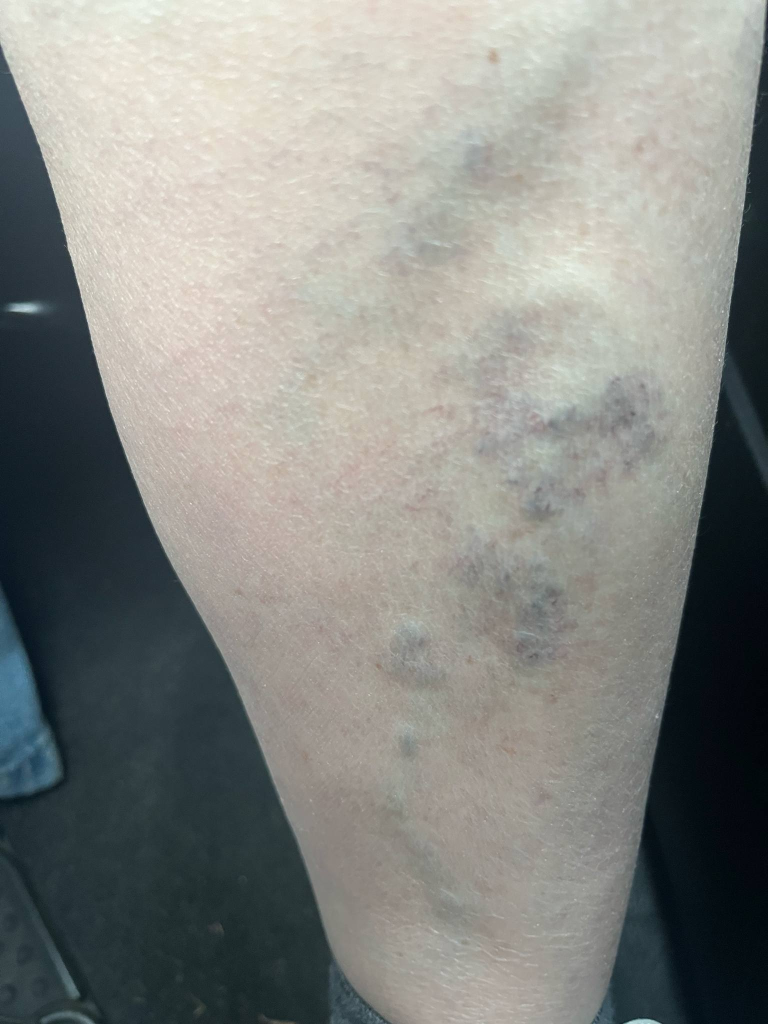
#> input picture models/test_img.jpg, 1536 x 2048 px, found by its file name (shown at 1/2 size); its folder holds 3 pictures in this run
$ python segment_leg.py
#> lines starting #> are read from the running program, lines starting #| are printed output that depends on the picture; after the words box and inside, x2 and y2 are one past the last pixel; in counts of white or black regions, pixels touching at a corner belong together
import cv2
import numpy as np
from PIL import Image
import os
import matplotlib.pyplot as plt

def segment_leg(image_path, output_path=None, visualize_seeds=True):
    """
    Leg segmentation using multiple seed points for flood fill to preserve CVI symptoms.

    Args:
        image_path: Path to the input image
        output_path: Path to save the processed image (if None, returns the image without saving)
        visualize_seeds: Whether to visualize and save the seed points

    Returns:
        PIL Image object with the processed leg
    """
#> called with image_path = 'models/test_img.jpg', output_path = 'models/test_img_segmented.jpg', visualize_seeds = True
    # Read the image
    img = cv2.imread(image_path)
#> img is the input picture: shape (2048, 1536, 3); mean B, G, R 132.6, 136.9, 135.2
    if img is None:
        raise ValueError(f"Could not read image at {image_path}")

    # Convert to RGB for processing and display
    img_rgb = cv2.cvtColor(img, cv2.COLOR_BGR2RGB)

    # Create a copy for flood filling
    h, w = img.shape[:2]
#> h = 2048; w = 1536

    # Convert to HSV for better skin detection
    img_hsv = cv2.cvtColor(img, cv2.COLOR_BGR2HSV)
#> img_hsv: shape (2048, 1536, 3); mean H, S, V 49.1, 45.8, 141.4

    # Define a range for typical skin color in HSV
    # These values cover a range of light skin tones
    lower_skin = np.array([0, 20, 70], dtype=np.uint8)
    upper_skin = np.array([20, 150, 255], dtype=np.uint8)

    # Create a binary mask for skin color
    skin_mask = cv2.inRange(img_hsv, lower_skin, upper_skin)
#> skin_mask: shape (2048, 1536); 23.9% white; 432 white regions (287 under 20 px), largest, box (x1, y1, x2, y2) and area: (160, 64, 1072, 2048) 616068, (832, 1392, 1121, 1728) 51290, (623, 0, 975, 144) 25064

    # Apply morphological operations to clean up the mask
    kernel = np.ones((5, 5), np.uint8)
    skin_mask = cv2.morphologyEx(skin_mask, cv2.MORPH_OPEN, kernel)
#> skin_mask: shape (2048, 1536); 23.4% white; 112 white regions, largest, box (x1, y1, x2, y2) and area: (160, 136, 984, 1983) 573918, (832, 1392, 1120, 1728) 50751, (624, 0, 975, 144) 24617
    skin_mask = cv2.morphologyEx(skin_mask, cv2.MORPH_CLOSE, kernel)
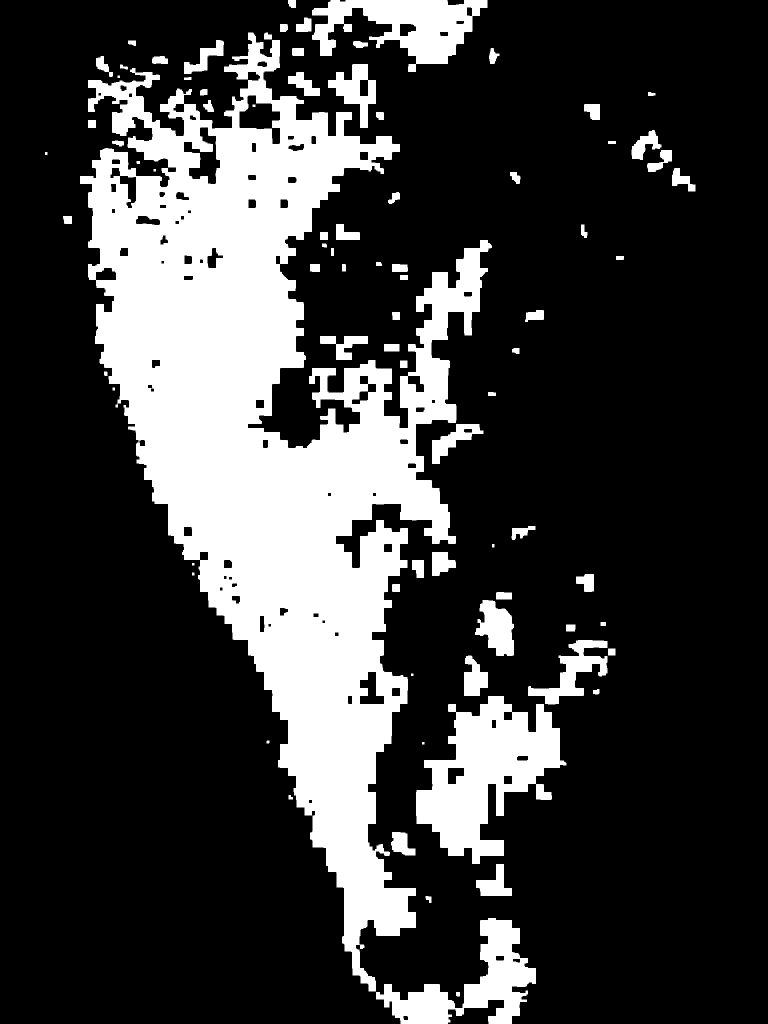
#> skin_mask: shape (2048, 1536) (shown at 1/2 size); 23.6% white; 83 white regions, largest, box (x1, y1, x2, y2) and area: (160, 65, 984, 1983) 586010, (832, 1392, 1133, 1728) 51136, (752, 1836, 1072, 2048) 25173

    # Create a copy of the image for flood fill
    flood_img = np.zeros_like(img)

    # Create a mask for flood fill
    ff_mask = np.zeros((h+2, w+2), np.uint8)

    # Define flood fill parameters
    flood_fill_flags = 4  # 4-connected neighborhood
    flood_fill_flags |= cv2.FLOODFILL_FIXED_RANGE
    flood_fill_flags |= (255 << 8)  # Fill with white

    # Find all skin pixels to use as seed points
    y_indices, x_indices = np.where(skin_mask > 0)

    # If no skin pixels found, use fallback method
    if len(y_indices) == 0:
        print("No skin pixels detected, using fallback method")
        return background_flood_fill(img, output_path)

    # Sample seed points (use a subset to avoid too many flood fills)
    num_seeds = min(50, len(y_indices))
#> num_seeds = 50
    step = len(y_indices) // num_seeds
#> step = 14851

    print(f"Using {num_seeds} seed points for flood fill")
#| Using 50 seed points for flood fill

    # Create a copy of the original image to visualize seed points
    seed_visualization = img_rgb.copy()
    seed_points = []

    # Use each seed point for flood fill
    for i in range(0, len(y_indices), step):
        if i >= len(y_indices):
            break

        y, x = y_indices[i], x_indices[i]
        seed_points.append((x, y))

        # Skip if this pixel has already been filled
        if flood_img[y, x, 0] == 255:
            continue

        # Get the color at this seed point
        seed_color = img[y, x].tolist()

        # Create a temporary image for this flood fill
        temp_img = img.copy()

        # Flood fill from this seed point
        cv2.floodFill(temp_img, ff_mask.copy(), (x, y), (255, 255, 255),
                     (15, 15, 15), (15, 15, 15), flood_fill_flags)

        # Convert to grayscale
        temp_gray = cv2.cvtColor(temp_img, cv2.COLOR_BGR2GRAY)

        # Threshold to get binary mask
        _, temp_mask = cv2.threshold(temp_gray, 254, 255, cv2.THRESH_BINARY)

        # Add this flood fill result to the combined result
        flood_img = cv2.bitwise_or(flood_img, cv2.cvtColor(temp_mask, cv2.COLOR_GRAY2BGR))
#> this loop made 51 passes
#> (i, y, x) on passes 2, 4, 5, 6, 8, 9, 10, 11, 12, 13, 14, 15: (14851, 53, 603), (44553, 186, 414), (59404, 240, 604), (74255, 282, 404), (103957, 340, 561), (118808, 373, 670), (133659, 406, 262), (148510, 440, 595), (163361, 473, 343), (178212, 508, 303), (193063, 543, 178), (207914, 575, 438)
#> (i, y, x, seed_color) on passes 3, 7, 19, 24, 26, 33: (29702, 116, 981, [154, 169, 185]), (89106, 309, 779, [187, 197, 204]), (267318, 695, 413, [200, 207, 222]), (341573, 846, 826, [170, 182, 188]), (371275, 903, 744, [182, 191, 205]), (475232, 1104, 889, [163, 171, 178])
#> ff_mask: shape (2050, 1538); every value is 0
#> flood_img: shape (2048, 1536, 3); 62.9% white; 3793 black regions (3397 under 20 px), largest, box (x1, y1, x2, y2) and area: (0, 81, 802, 2048) 693235, (1165, 0, 1536, 2048) 372900, (1038, 456, 1234, 608) 16607
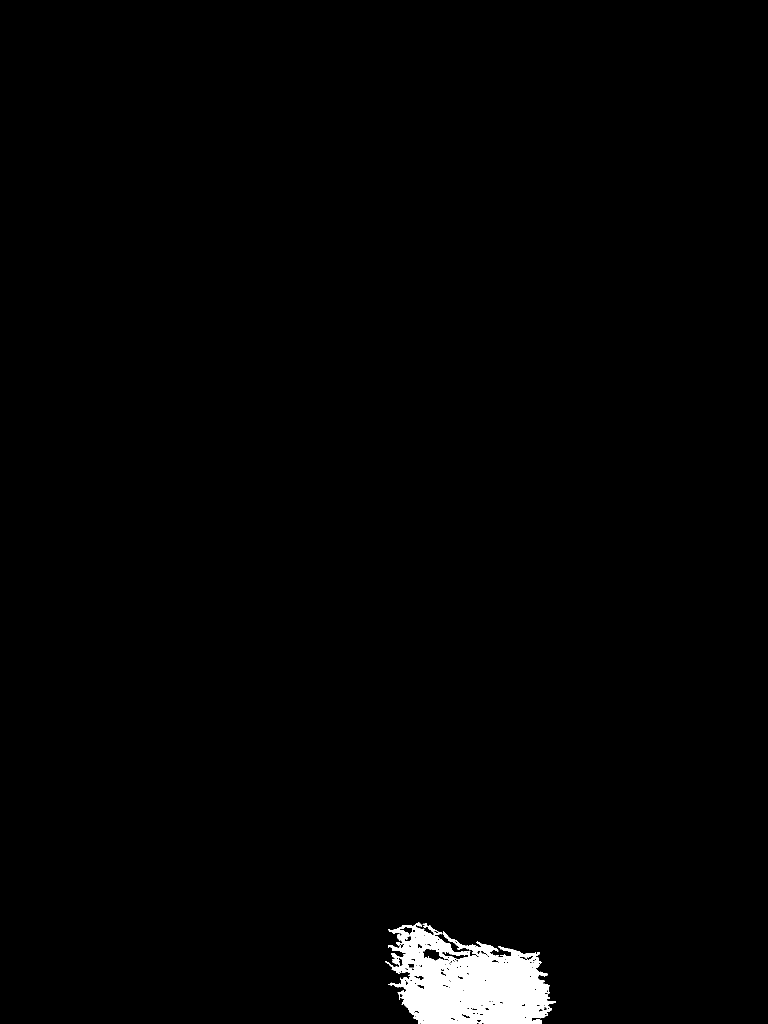
#> temp_mask: shape (2048, 1536) (shown at 1/2 size); 1.4% white; 1 white region, box (x1, y1, x2, y2) and area: (770, 1845, 1112, 2048) 42787
#> after the loop, seed_points = 51 pairs, first value 178 to 1014, second value 0 to 2047

    # Visualize seed points if requested
    if visualize_seeds:
        # Draw seed points on the image
        for x, y in seed_points:
            cv2.circle(seed_visualization, (x, y), 3, (255, 0, 0), -1)
#> this loop made 51 passes
#> (x, y) on passes 1 to 12: (576, 0), (603, 53), (981, 116), (414, 186), (604, 240), (404, 282), (779, 309), (561, 340), (670, 373), (262, 406), (595, 440), (343, 473)
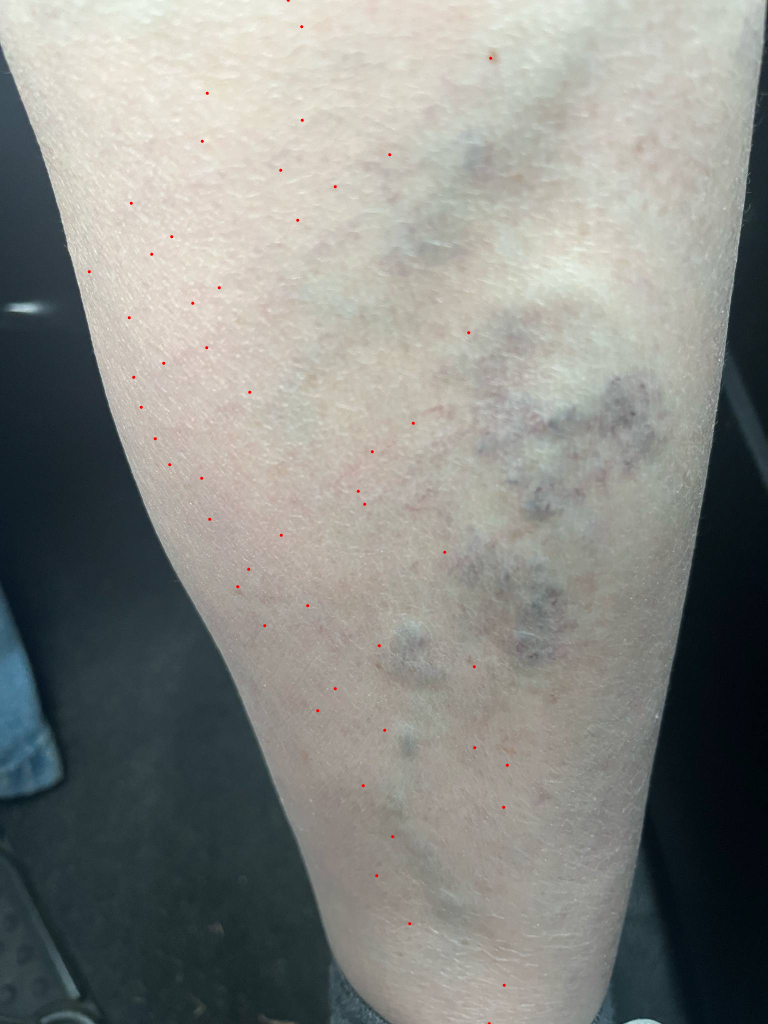
#> seed_visualization: shape (2048, 1536, 3) (shown at 1/2 size); mean R, G, B 135.2, 136.8, 132.5

        # Save the seed point visualization
        seed_vis_path = os.path.join(os.path.dirname(image_path),
                                    f"{os.path.splitext(os.path.basename(image_path))[0]}_seeds.jpg")
        Image.fromarray(seed_visualization).save(seed_vis_path)
        print(f"Seed point visualization saved to {seed_vis_path}")

        # Also create a visualization of the skin mask
        skin_mask_vis_path = os.path.join(os.path.dirname(image_path),
                                         f"{os.path.splitext(os.path.basename(image_path))[0]}_skin_mask.jpg")
        Image.fromarray(skin_mask).save(skin_mask_vis_path)
        print(f"Skin mask visualization saved to {skin_mask_vis_path}")

    # Convert combined flood fill result to grayscale
    flood_gray = cv2.cvtColor(flood_img, cv2.COLOR_BGR2GRAY)
#> flood_gray: shape (2048, 1536); 62.9% white; 3793 black regions (3397 under 20 px)

    # Find contours in the combined mask
    contours, _ = cv2.findContours(flood_gray, cv2.RETR_EXTERNAL, cv2.CHAIN_APPROX_SIMPLE)
#> contours = 1 contour; box (x1, y1, x2, y2) and area: (0, 0, 1530, 2048) 2073658

    # If no significant contours found, try a different approach
    if not contours or max(cv2.contourArea(c) for c in contours) < (h*w*0.05):
        print("Multi-seed flood fill didn't work well, trying background flood fill")
        return background_flood_fill(img, output_path)

    # Find the largest contour (the leg)
    largest_contour = max(contours, key=cv2.contourArea)
#> largest_contour = contour of 5302 points, box (x1, y1, x2, y2) (0, 0, 1530, 2048), area 2073658

    # Create a clean mask with just the largest contour
    clean_mask = np.zeros_like(flood_gray)
    cv2.drawContours(clean_mask, [largest_contour], 0, 255, -1)
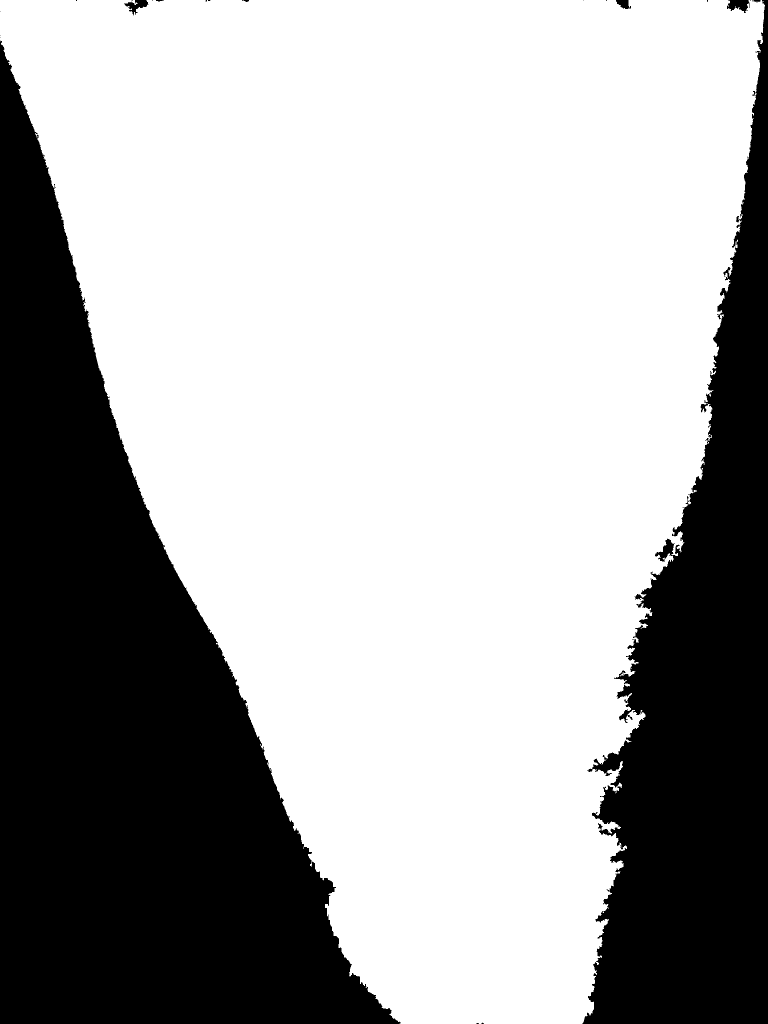
#> clean_mask: shape (2048, 1536) (shown at 1/2 size); 66.1% white; 24 black regions (16 under 20 px), largest, box (x1, y1, x2, y2) and area: (0, 81, 802, 2048) 692968, (1165, 0, 1536, 2048) 372072, (1454, 0, 1499, 26) 767

    # Save the clean mask from flood fill for visualization
    flood_fill_mask = clean_mask.copy()

    # Create a convex hull of the largest contour
    hull = cv2.convexHull(largest_contour)
#> hull = contour of 27 points, box (x1, y1, x2, y2) (0, 0, 1530, 2048), area 2155683

    # Create a mask with the convex hull
    convex_mask = np.zeros_like(flood_gray)
    cv2.drawContours(convex_mask, [hull], 0, 255, -1)
#> convex_mask: shape (2048, 1536); 68.6% white; 2 black regions, box (x1, y1, x2, y2) and area: (0, 83, 799, 2048) 666370, (1165, 0, 1536, 2048) 320685

    # Use a more conservative approach: dilate the flood fill mask slightly
    # This will fill small gaps but preserve the overall shape better than a full convex hull
    dilated_mask = cv2.dilate(clean_mask, kernel, iterations=3)
#> dilated_mask: shape (2048, 1536); 67.5% white; 9 black regions (4 under 20 px), largest, box (x1, y1, x2, y2) and area: (0, 99, 789, 2048) 675036, (1174, 19, 1536, 2048) 345782, (1466, 0, 1490, 13) 173, (1240, 0, 1251, 9) 52, (281, 0, 287, 7) 42

    # Smooth the edges of the mask
    # First apply a Gaussian blur to smooth the edges
    dilated_mask = cv2.GaussianBlur(dilated_mask, (9, 9), 0)

    # Then threshold it back to a binary mask
    _, dilated_mask = cv2.threshold(dilated_mask, 127, 255, cv2.THRESH_BINARY)
#> dilated_mask: shape (2048, 1536); 67.5% white; 8 black regions (2 under 20 px), largest, box (x1, y1, x2, y2) and area: (0, 108, 787, 2048) 675019, (1174, 27, 1536, 2048) 345442, (1213, 1514, 1236, 1533) 276, (1466, 0, 1489, 10) 166, (1241, 0, 1251, 7) 47, (281, 0, 287, 7) 40

    # Final mask is the dilated and smoothed version
    final_mask = dilated_mask

    # Apply the mask to the original image
    result = cv2.bitwise_and(img_rgb, img_rgb, mask=final_mask)
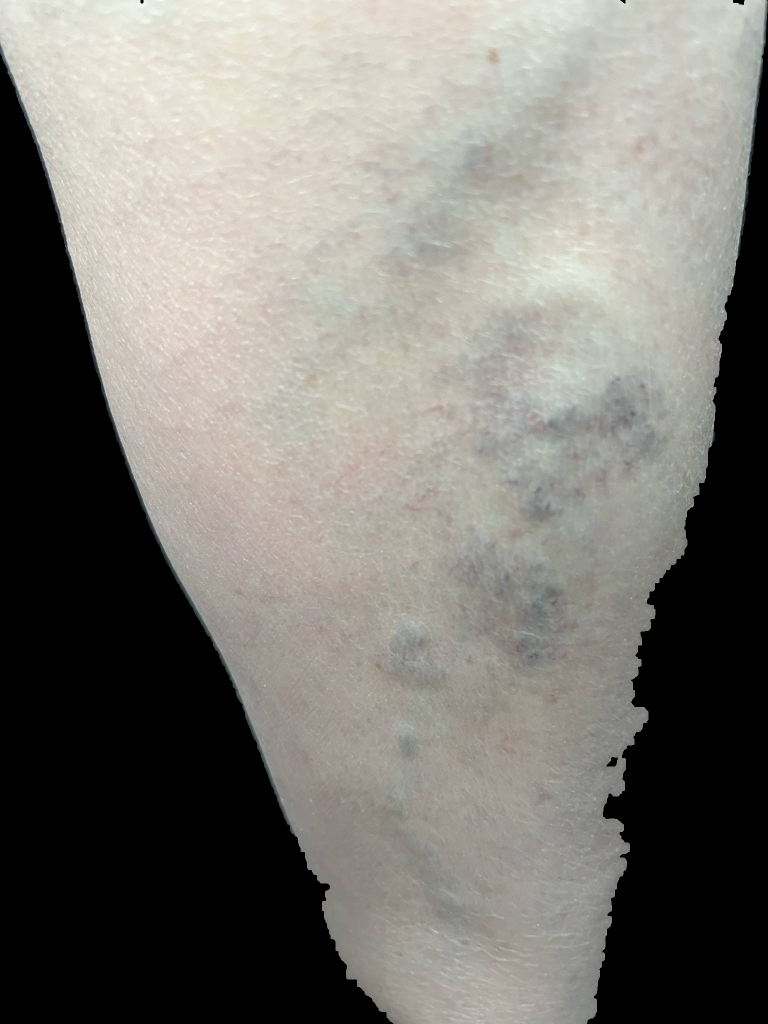
#> result: shape (2048, 1536, 3) (shown at 1/2 size); mean R, G, B 123.6, 121.4, 115.4

    # Create a black background (instead of white)
    black_bg = np.zeros_like(img_rgb)

    # Combine the segmented leg with the black background
    inv_mask = cv2.bitwise_not(final_mask)
    background = cv2.bitwise_and(black_bg, black_bg, mask=inv_mask)
#> background: shape (2048, 1536, 3); every value is 0
    final_result = cv2.add(result, background)

    # If visualize_seeds is True, create a comprehensive visualization
    if visualize_seeds:
        # Create a figure with multiple subplots
        plt.figure(figsize=(15, 10))

        # Original image
        plt.subplot(2, 3, 1)
        plt.imshow(img_rgb)
        plt.title('Original Image')
        plt.axis('off')

        # Skin mask
        plt.subplot(2, 3, 2)
        plt.imshow(skin_mask, cmap='gray')
        plt.title('Skin Mask')
        plt.axis('off')

        # Seed points
        plt.subplot(2, 3, 3)
        plt.imshow(seed_visualization)
        plt.title(f'Seed Points ({len(seed_points)})')
        plt.axis('off')

        # Flood fill result
        plt.subplot(2, 3, 4)
        plt.imshow(flood_fill_mask, cmap='gray')
        plt.title('Flood Fill Result')
        plt.axis('off')

        # Convex hull mask
        plt.subplot(2, 3, 5)
        plt.imshow(convex_mask, cmap='gray')
        plt.title('Convex Hull')
        plt.axis('off')

        # Final result
        plt.subplot(2, 3, 6)
        plt.imshow(final_result)
        plt.title('Final Result')
        plt.axis('off')

        # Save the comprehensive visualization
        vis_path = os.path.join(os.path.dirname(image_path),
                               f"{os.path.splitext(os.path.basename(image_path))[0]}_visualization.jpg")
        plt.tight_layout()
        plt.savefig(vis_path)
        plt.close()
        print(f"Comprehensive visualization saved to {vis_path}")

    # Convert to PIL Image
    pil_image = Image.fromarray(final_result)

    # Save if output path is provided
    if output_path:
        pil_image.save(output_path)
        print(f"Processed image saved to {output_path}")

    return pil_image

# [113 lines left out: functions background_flood_fill, bounding_box_segment, not called in this run]

def segment_and_save(input_path, output_path):
    """Process a leg image and save the result"""
    try:
        segment_leg(input_path, output_path)
        return True
    except Exception as e:
        print(f"Error processing image {input_path}: {e}")
        return False

if __name__ == "__main__":
    # Test the processing on a sample image
    test_img = "models/test_img.jpg"
    if os.path.exists(test_img):
        segment_and_save(test_img, "models/test_img_segmented.jpg")
    else:
        print(f"Test image not found at {test_img}")
